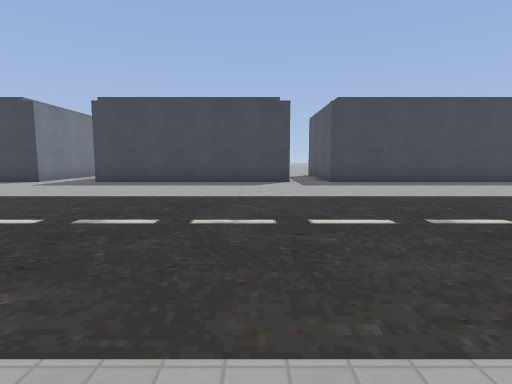
View 1 (above)

23 first-person views from a walk through a level from a Godot 3-D game. The camera is 1.3 m above the floor, tilts 6° down and sees 80° across. The floor is counted in squares, 2 m on a side. Each view is taken from the middle of a square. On the plan, view 1 faces up. The plan holds only what a view shows up to about 10 squares ahead; the rest is blank. The place goes on beyond the plan. Some surface patterns are stand-ins.

View 2
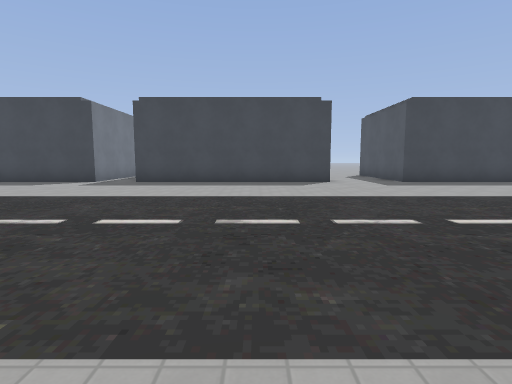

View 3
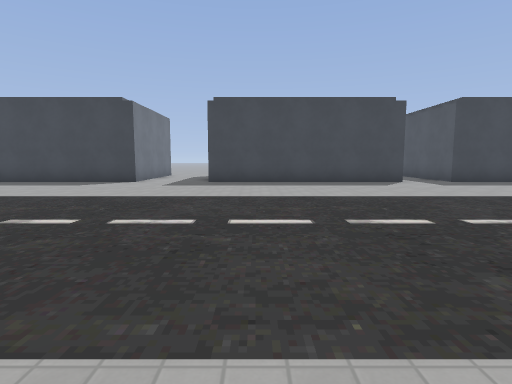

View 4
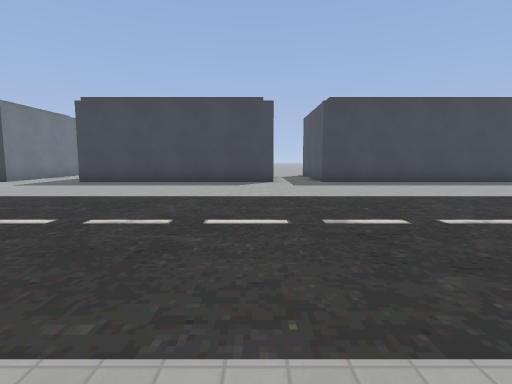

View 5
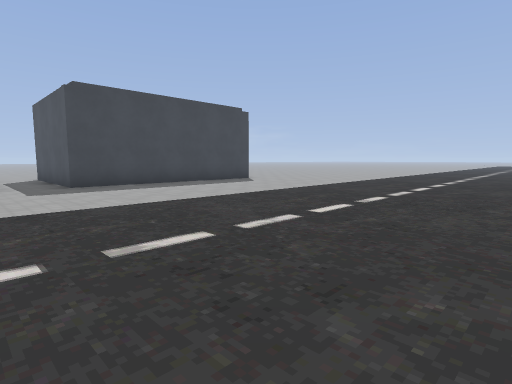

View 6
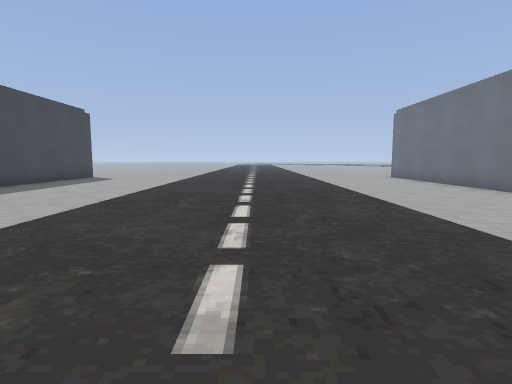

View 7
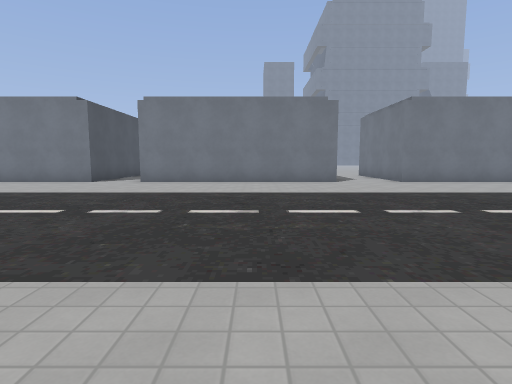

View 8
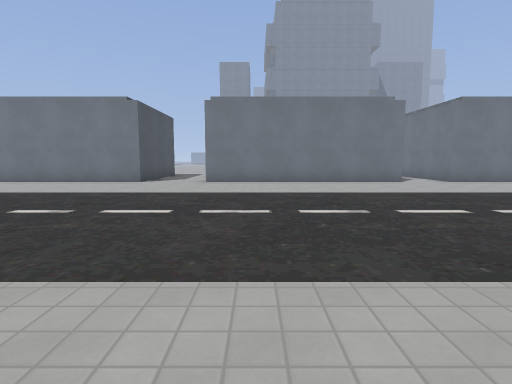

View 9
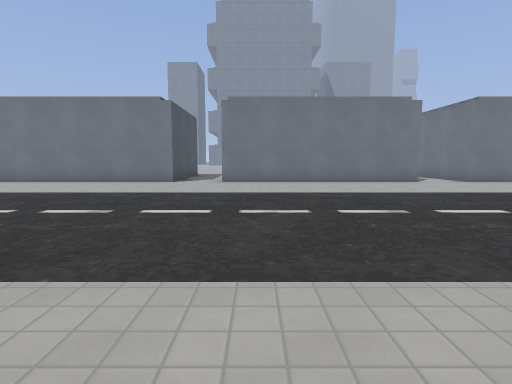

View 10
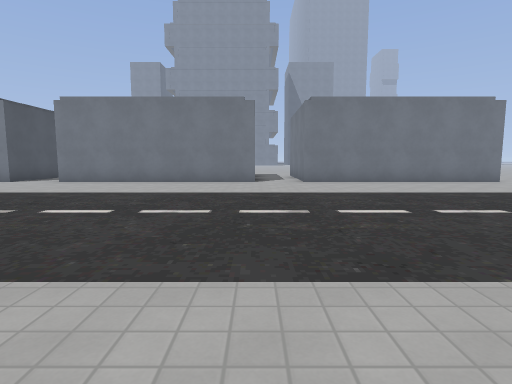

View 11
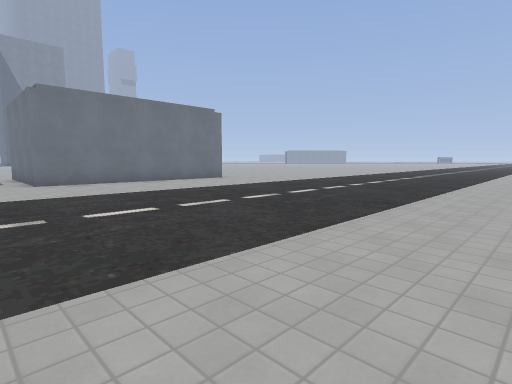

View 12
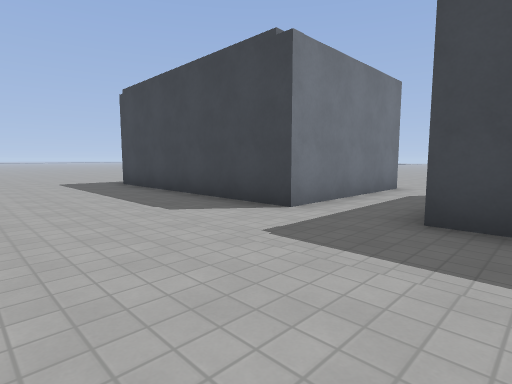

View 13
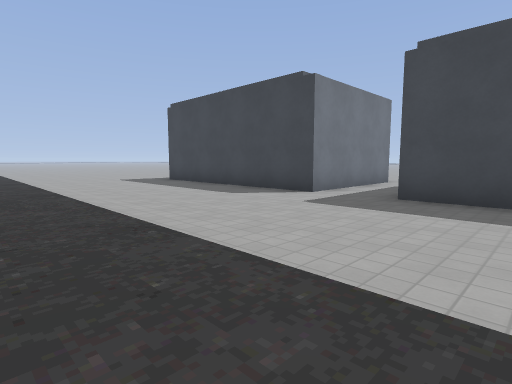

View 14
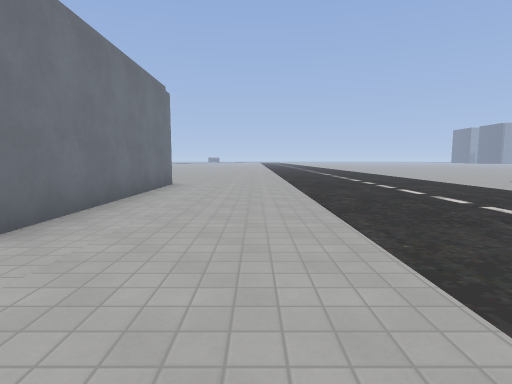

View 15
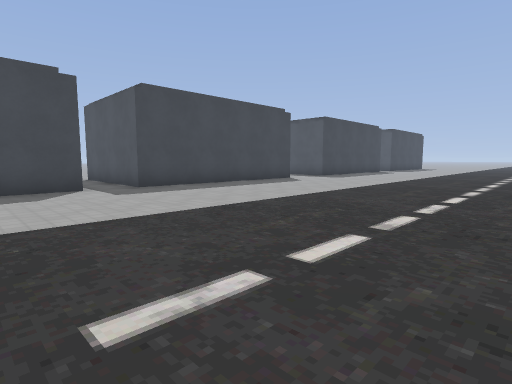

View 16
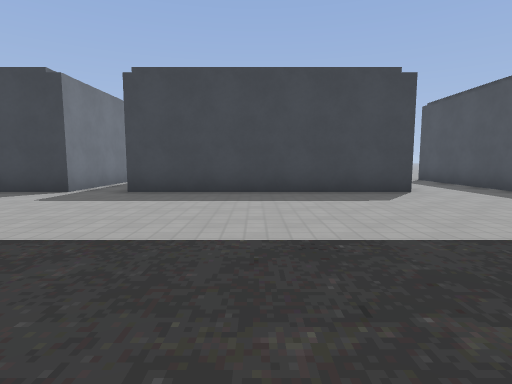

View 17
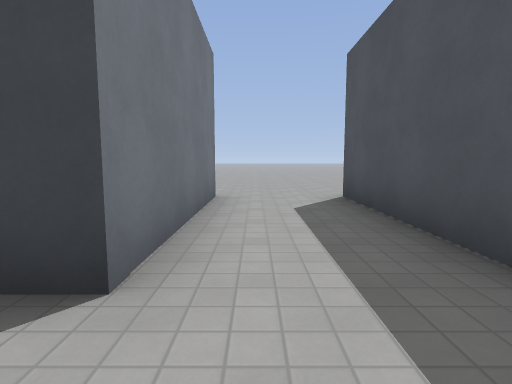

View 18
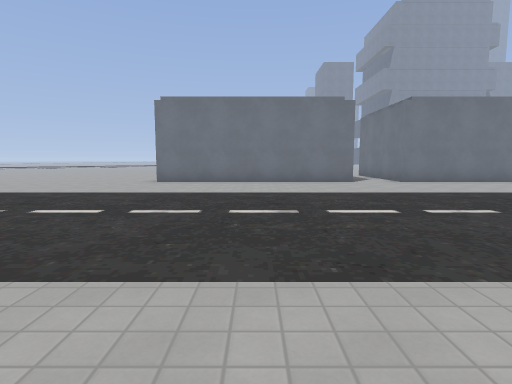

View 19
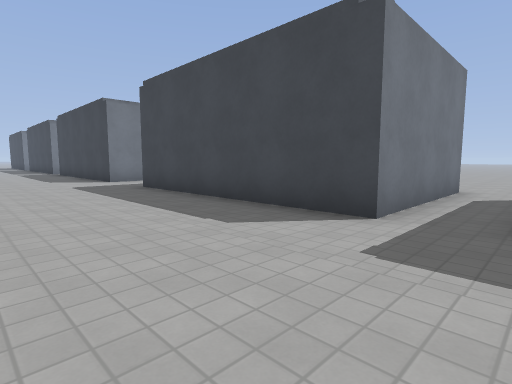

View 20
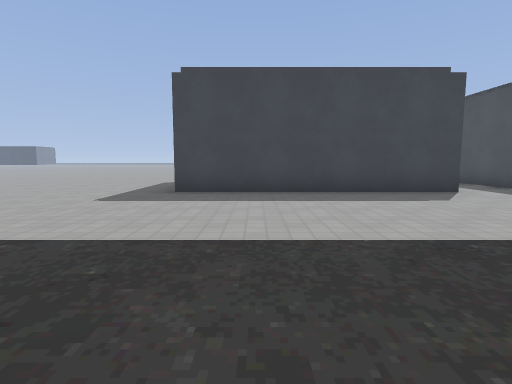

View 21
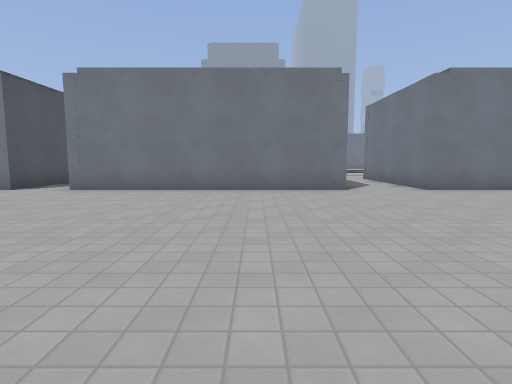

View 22
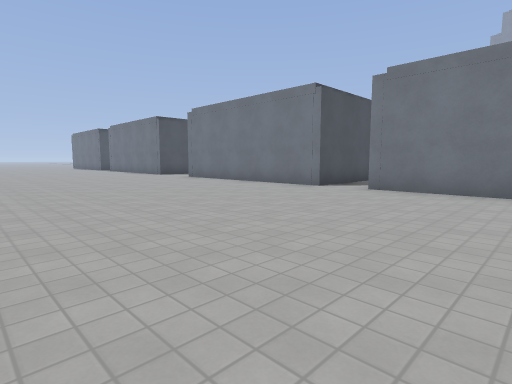

View 23
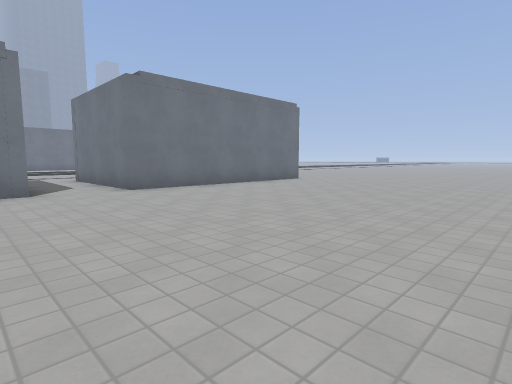

### Floor plan
Points are (right, up) in squares from view 1. A wall is a line through its corners. A room is listed if a view was taken in it or the views show most of it. See-through windows are left out.
Room 1 (views 1, 2, 3, 4, 5, 6, 7, 8, 9, 10, 11, 12, 13, 14, 15, 16, 17, 18, 19, 20)
walls: (2.5, -2.3) (8.5, -2.3); (10.6, -2.3) (16.5, -2.3); (1, 12.5) (1, 9.4) (-5, 9.4); (8.3, 13.5) (8.3, 9.4) (2.3, 9.4) (2.3, 13.4); (-4.9, 10.1) (-4.9, 12.1); (-5, -2.3) (1, -2.3); (18.1, -2.3) (23.5, -2.3); (16.5, 13.5) (16.5, 9.4) (10.6, 9.4) (10.6, 13.5); (-6.7, 13.4) (-6.7, 9.4) (-12.8, 9.4); (-12.5, -2.3) (-6.5, -2.3); (23.5, 9.4) (18.1, 9.4) (18.1, 13.1)
ways out: opening at (-6, 14) to room 2; opening at (2, 14) to room 2; opening at (9.5, 14) to room 2; opening at (17, 14) to room 2; opening at (-13, -2); opening at (-6, -2); opening at (2, -2); opening at (9.5, -2); opening at (17, -2)
Room 2 (views 21, 22, 23)
walls: (2.3, 13.4) (5.8, 13.4); (-5, 13.4) (1.1, 13.4); (-11.8, 13.4) (-6.7, 13.4)
ways out: opening at (-6, 14) to room 1; opening at (2, 14) to room 1; opening at (9.5, 14) to room 1; opening at (17, 14) to room 1

Where each view was taken, in squares from view 1:
view 1: 0 up, 0 right, facing up
view 2: 0 up, 6 right, facing up
view 3: 0 up, 12 right, facing up
view 4: 0 up, 16 right, facing up
view 5: 1 up, 16 right, facing up-right
view 6: 3 up, 12 right, facing right
view 7: 7 up, 13 right, facing down
view 8: 7 up, 7 right, facing down
view 9: 7 up, 0 right, facing down
view 10: 7 up, 5 left, facing down
view 11: 7 up, 5 left, facing down-left
view 12: 6 up, 4 left, facing up-left
view 13: 4 up, 3 left, facing up-left
view 14: 0 up, 4 left, facing left
view 15: 2 up, 1 left, facing up-right
view 16: 3 up, 5 right, facing up
view 17: 8 up, 9 right, facing up
view 18: 7 up, 21 right, facing down
view 19: 6 up, 18 right, facing up-left
view 20: 3 up, 11 left, facing up
view 21: 20 up, 3 left, facing down
view 22: 20 up, 2 left, facing down-right
view 23: 20 up, 4 left, facing down-left
